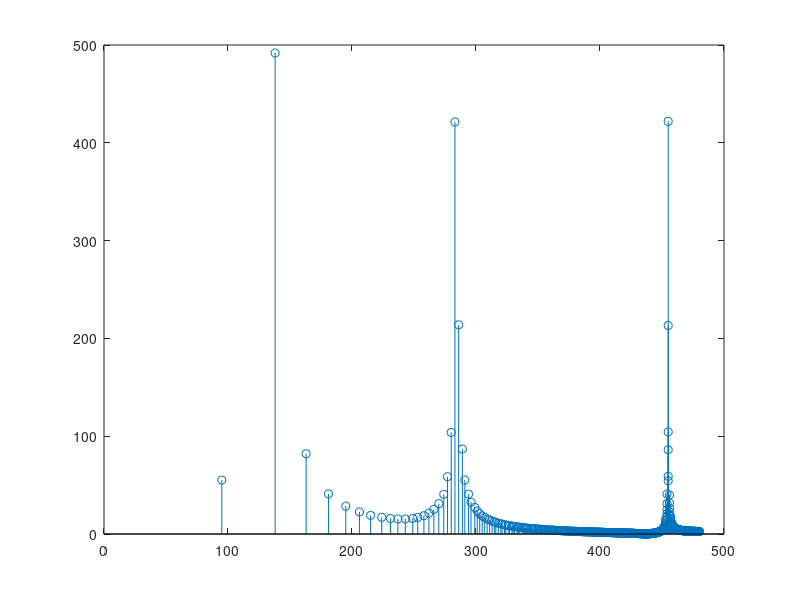

Here is the MATLAB script that generated this plot:
N = 1024;
fs = 48000;
x = sin(2*pi*100*(0:N-1)/fs) + sin(2*pi*1000*(0:N-1)/fs) + sin(2*pi*16000*(0:N-1)/fs);
y = abs(fft(x));
y = y(2:N/2); % skip DC
freqs = (1:N/2 - 1)*fs/N;
bumba = 10;
logs = ((log10(freqs) - log10(bumba)) / (log10(fs/2) - log10(bumba)));
logs2 = ((log2(freqs) - log2(bumba)) / (log2(fs/2) - log2(bumba)));
pixels = round(logs*480);
pixels2 = round(logs2*480);
%stem(freqs,y);
%stem(logs, y);
%stem(pixels, y)
stem(pixels2, y)


%averaging on same pixel columns
for n = 1:511
   
    
    
end